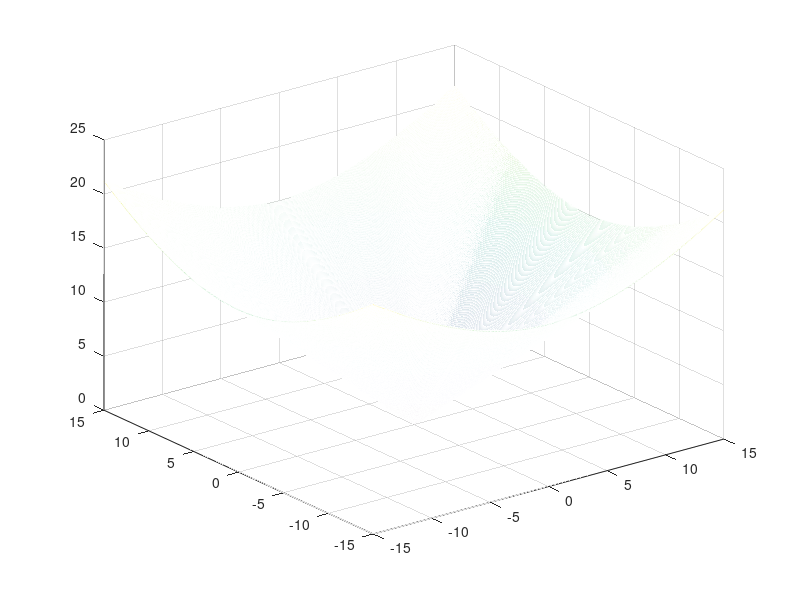

Recreate this plot in MATLAB.
c = 1000;
grid =@(x, y) ndgrid(-x : x/c : x, -y : y/c : y);
[x, y] = grid(15, 15);
z = sqrt(x.^2 + y.^2);
mesh(x, y, z);
